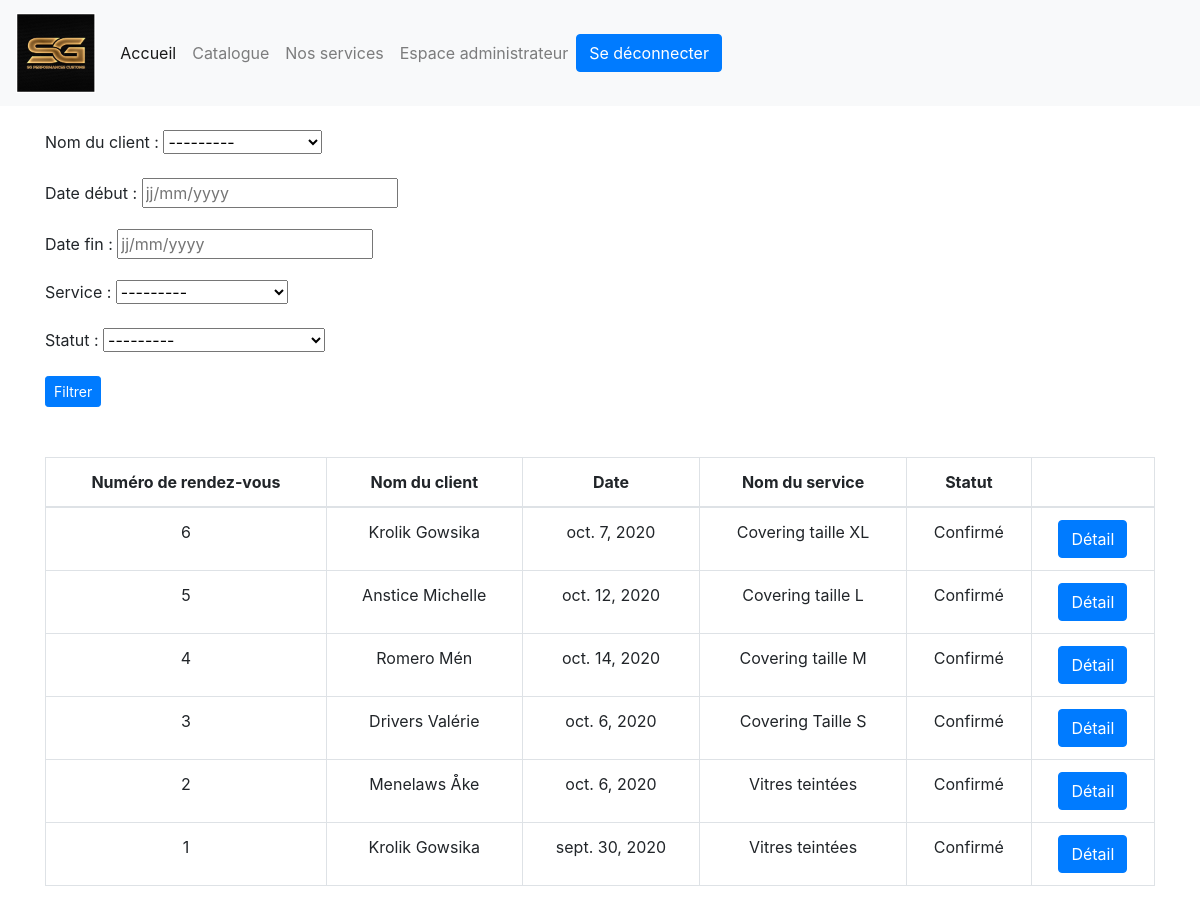
Screenshot of /compte/listeRendezVous/ (signed in) with the database file from the repository.
### service/models.py (models this page shows)
class SGPC_RESERVATION(models.Model):
    RES_UTI_ID = models.ForeignKey(SGPC_Utilisateur, on_delete=models.CASCADE)
    RES_DATE = models.DateField(auto_now_add=False, validators=[validate_date])
    RES_STATUT = models.CharField(max_length=50, choices=statut_choice)
    RES_SER_ID = models.ForeignKey(SGPC_SERVICE, on_delete=models.CASCADE)
    RES_DEV_ID = models.ForeignKey(SGPC_DEVIS, on_delete=models.CASCADE, null=True, blank=True)
    RES_COM_ID = models.ForeignKey('catalogue.SGPC_COMMANDE', on_delete=models.CASCADE,blank=True, null=True)

class SGPC_SERVICE(models.Model):
    SER_NOM = models.CharField(max_length=50)
    SER_PRIX_STANDARD = models.PositiveIntegerField()
    SER_DESCRIPTION = models.CharField(max_length=100)
    def __str__(self):
        return self.SER_NOM

### compte/models.py (models this page shows, shortened)
class SGPC_Utilisateur(AbstractBaseUser):
    UTI_EMAIL = models.EmailField(
        verbose_name='email',
        max_length=255,
        unique=True,
    )
    UTI_PRENOM = models.CharField(max_length=30, unique=False)
    UTI_NOM = models.CharField(max_length=30, unique=False)
    UTI_DATENAISSANCE = models.DateField(auto_now_add=False)
    UTI_NUMEROTEL = models.CharField(max_length=20, unique=True)
    UTI_RUE = models.CharField(max_length=60)
    UTI_NUMERORUE = models.PositiveIntegerField(null=False)
    UTI_CODEPOSTALE = models.PositiveIntegerField(null=False)
    UTI_LOCALITE = models.CharField(max_length=30, unique=False)
    UTI_is_deleted = models.BooleanField(default=False)
    UTI_is_active = models.BooleanField(default=True)
    UTI_is_admin = models.BooleanField(default=False)
    objects = MyUserManager()
    USERNAME_FIELD = 'UTI_EMAIL'
    REQUIRED_FIELDS = ['UTI_PRENOM','UTI_NOM','UTI_DATENAISSANCE','UTI_RUE','UTI_NUMERORUE','UTI_CODEPOSTALE','UTI_LOCALITE',]
    def __str__(self):
        return self.UTI_NOM + ' '+ self.UTI_PRENOM

### compte/views.py (the view)
# urls.py: path('listeRendezVous/', views.listeRendezVous, name='listeRendezVous'),
@login_required(login_url="/login/")#inspirer de https://www.youtube.com/watch?v=eBsc65jTKvw
def listeRendezVous(request): # Paginator inspiré du cours OpenClassroom sur Django
    context = {}
    rdv_filtrer = rdvFilter(request.GET, queryset=SGPC_RESERVATION.objects.all().order_by('-id'))
    context['rdv_filtrer'] = rdv_filtrer
    paginated_filtered_rdv = Paginator(rdv_filtrer.qs,
                                         10)  # Définition du nombre de produit qui apparaîssent par page
    page_number = request.GET.get('page')  # Récupération du numéro de la page
    rdv_page_obj = paginated_filtered_rdv.get_page(
        page_number)  # Tous les produits avec ou sans le filtre de recherche.
    context['rdv_page_obj'] = rdv_page_obj
    return render(request, 'compte/listRendezVous.html', context)

### compte/templates/compte/listRendezVous.html (shortened to what this page needs)
<!DOCTYPE html>
<html lang="en">
<head>
    {% load static %}
    {% load bootstrap4 %}
    {% load compte_extras %}
    {% bootstrap_css %}
</head>
<body>
{% include 'nav.html' %}
    <div class="container">
    <br>
        <form method="get">
            {{rdv_filtrer.form.as_p}} <input type="submit" class="btn btn-primary btn-sm" value="Filtrer">
        </form>
        {% if rdv_page_obj %}
        <div class="table-responsive-md" style="text-align: center;margin-top: 50px">
           <table class="table table-bordered">
              <thead>
                <tr>
                  <th scope="col">Numéro de rendez-vous</th>
                  <th scope="col">Nom du client</th>
                    <th scope="col">Date</th>
                    <th scope="col">Nom du service</th>
                    <th scope="col">Statut</th>
                    <th scope="col"></th>
                </tr>
              </thead>
              <tbody>
              {% for rdv in rdv_page_obj %}
                <tr>
                  <td>{{rdv.id }}</td>
                  <td>{{rdv.RES_UTI_ID.UTI_NOM}} {{rdv.RES_UTI_ID.UTI_PRENOM}}</td>
                  <td>{{rdv.RES_DATE}}</td>
                  <td> {{ rdv.RES_SER_ID.SER_NOM }}</td>
                  <td> {{ rdv.RES_STATUT }}</td>
                  <td><a href="{% url 'detail_RDV' rdv.id %}"><button class="btn btn-primary">Détail</button> </a> </td>
              {% endfor %}
              </tbody>
            </table>
        </div>
    {% else %}
            <h1>Aucun résultat correspondant à votre requête</h1>
    {% endif %}
    </div>
</body>
</html>

### rows the page displays
SGPC_RESERVATION: id "6", RES_UTI_ID.UTI_NOM "Krolik", RES_UTI_ID.UTI_PRENOM "Gowsika", RES_DATE "oct. 7, 2020", RES_SER_ID.SER_NOM "Covering taille XL", RES_STATUT "Confirmé"
SGPC_RESERVATION: id "5", RES_UTI_ID.UTI_NOM "Anstice", RES_UTI_ID.UTI_PRENOM "Michelle", RES_DATE "oct. 12, 2020", RES_SER_ID.SER_NOM "Covering taille L", RES_STATUT "Confirmé"
SGPC_RESERVATION: id "4", RES_UTI_ID.UTI_NOM "Romero", RES_UTI_ID.UTI_PRENOM "Mén", RES_DATE "oct. 14, 2020", RES_SER_ID.SER_NOM "Covering taille M", RES_STATUT "Confirmé"
SGPC_RESERVATION: id "3", RES_UTI_ID.UTI_NOM "Drivers", RES_UTI_ID.UTI_PRENOM "Valérie", RES_DATE "oct. 6, 2020", RES_SER_ID.SER_NOM "Covering Taille S", RES_STATUT "Confirmé"
SGPC_RESERVATION: id "2", RES_UTI_ID.UTI_NOM "Menelaws", RES_UTI_ID.UTI_PRENOM "Åke", RES_DATE "oct. 6, 2020", RES_SER_ID.SER_NOM "Vitres teintées", RES_STATUT "Confirmé"
SGPC_RESERVATION: id "1", RES_UTI_ID.UTI_NOM "Krolik", RES_UTI_ID.UTI_PRENOM "Gowsika", RES_DATE "sept. 30, 2020", RES_SER_ID.SER_NOM "Vitres teintées", RES_STATUT "Confirmé"
